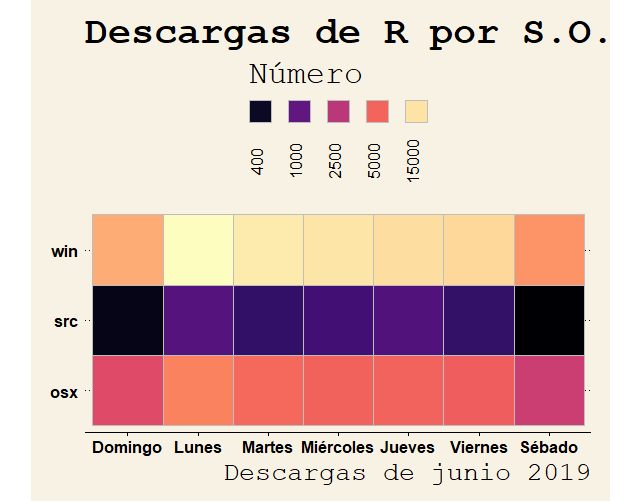

Write the R code that produced this figure.
# install_packages("readr")
library(readr)
descargas_R <- readr::read_csv("https://raw.githubusercontent.com/cienciadedatos/datos-de-miercoles/master/datos/2019/2019-07-03/descargas_R.csv")

library(tidyr)
library(dplyr)
library(ggplot2)
library(viridis)
library(gridExtra)
library(grid)
library(ggthemes)
#basic ggplot

#Pasar a d?a de la semana
dia.numerico <- as.POSIXlt(descargas_R$fecha)$wday + 1

semana <- c("Domingo", "Lunes", "Martes", "Miércoles", "Jueves", "Viernes", "Sábado")

dia <- factor(semana[dia.numerico],  levels=semana, labels = semana)

#Sumar descargas por d?a
descargas.dia <- cbind(descargas_R, dia, dia.numerico)  %>%  
  group_by(dia, dia.numerico, sistema_operativo) %>% 
  summarise(descargas = sum(descargas, na.rm = TRUE)) %>% 
  filter (is.na(sistema_operativo)==FALSE)

#Valores para la lellenda
my_breaks = c(400, 1000, 2500, 5000, 15000)

#ggplot
descargas.dia %>%  ggplot(aes(x=dia,y=sistema_operativo,fill=descargas)) + #agregar borde
  geom_tile(colour="gray",size=0.25) +
  coord_fixed() + 
  theme( plot.caption = element_text(size=6))  +
  theme_wsj() +
  scale_fill_viridis(tran = "log",  option= "magma",
     breaks = my_breaks, labels = my_breaks,
     labs(fill = "Número"),
     guide = guide_legend(direction = "horizontal",
        title.position = "top",
        label.position = "bottom",
        label.hjust = 0.5,
        label.vjust = 1,
        label.theme = element_text(angle = 90)))  + 
  ggtitle("Descargas de R por S.O.") +
  labs( caption = "Descargas de junio 2019", size=5)



  #theme(plot.background = element_rect(fill = 'black'))
